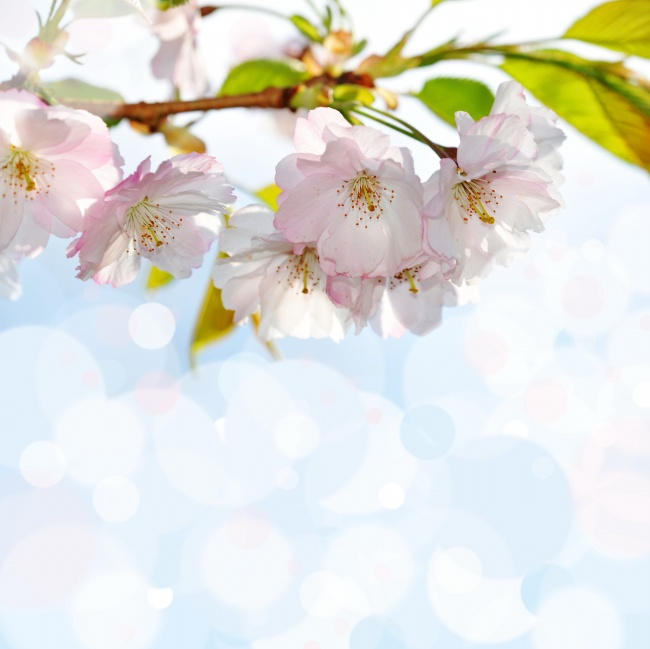
//> input picture OpenCV學習/project/pic/3333.jpg, 650 x 649 px
$ ./contours ../pic/3333.jpg   (built with g++ and OpenCV 4)
//> lines starting //> are read from the running program, lines starting //| are printed output that depends on the picture; after the words box and inside, x2 and y2 are one past the last pixel; in counts of white or black regions, pixels touching at a corner belong together
#include <iostream>
#include <opencv2/opencv.hpp>
#include <opencv2/core/core.hpp>
#include <opencv2/highgui/highgui.hpp>
#include <opencv2/imgproc/imgproc.hpp>

using namespace std;
using namespace cv;

Mat img;

int main(int argc, const char * argv[])
{
    img = imread(argv[1], IMREAD_GRAYSCALE);
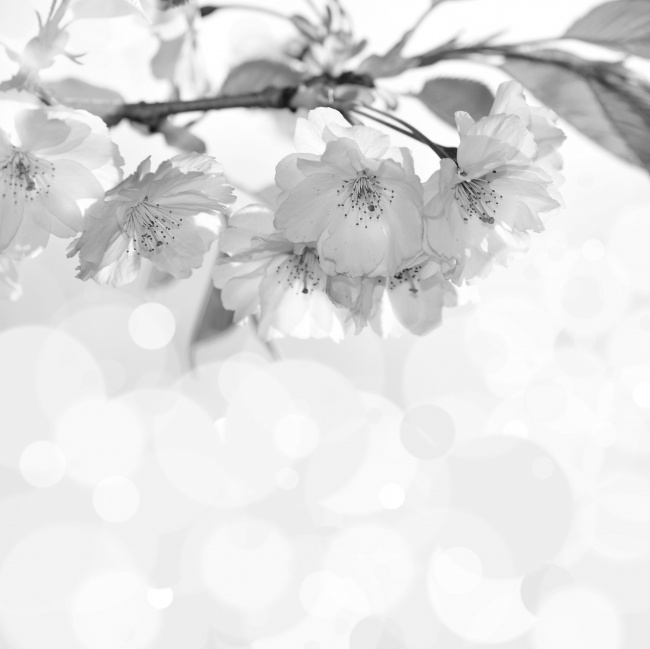
//> img: 649 rows x 650 cols, CV_8UC1; min 21, max 255, mean 223.8
    if(img.empty()){
        cout << "image read failed" << endl;
        return -1;
    }
    Mat edge = Mat::zeros(Size(img.cols, img.rows), CV_8UC1);
    GaussianBlur(img, edge, Size(3, 3), 0.5);
    Canny(edge, edge, 50, 200);
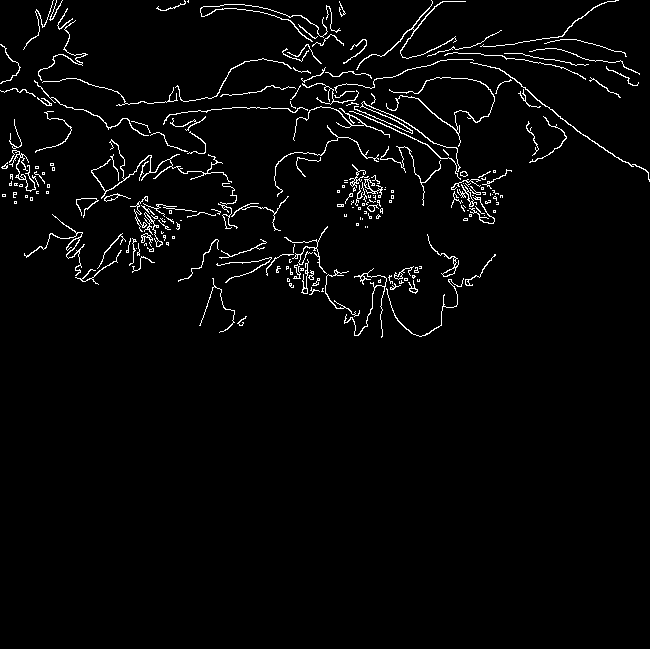
//> edge: 649 rows x 650 cols, CV_8UC1; 2.8% white in thin lines or dots, all inside (x1, y1, x2, y2) = (0, 0, 650, 338)
    imshow("canny", edge);

    vector<vector<Point>> contours;
    vector<Vec4i> hierarchy;
    findContours(edge, contours, hierarchy, RETR_EXTERNAL, CHAIN_APPROX_SIMPLE);
//> contours = 221 contours, 176 with area under 20; largest, box (x1, y1, x2, y2) and area: (91, 139, 232, 199) 123, (349, 101, 461, 180) 114, (356, 0, 466, 70) 104, (470, 62, 650, 182) 98, (427, 234, 459, 277) 96

    Mat canvas = Mat::zeros(Size(img.cols, img.rows), CV_8UC1);
    for(int i = 0; i < contours.size(); i++){
        drawContours(canvas, contours, i, Scalar(255, 255, 255), -1);
        imshow("contours", canvas);
    }
//> this loop made 221 passes
//> pass 1, `imshow("contours", canvas);`:
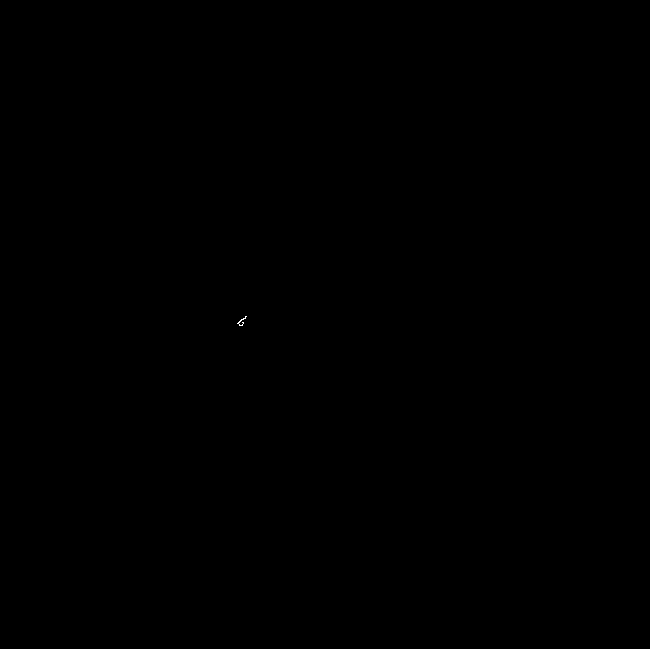
//> window 'contours': 649 rows x 650 cols, CV_8UC1; 0.01% white in thin lines or dots, all inside (x1, y1, x2, y2) = (237, 316, 247, 326)
//> after the loop:
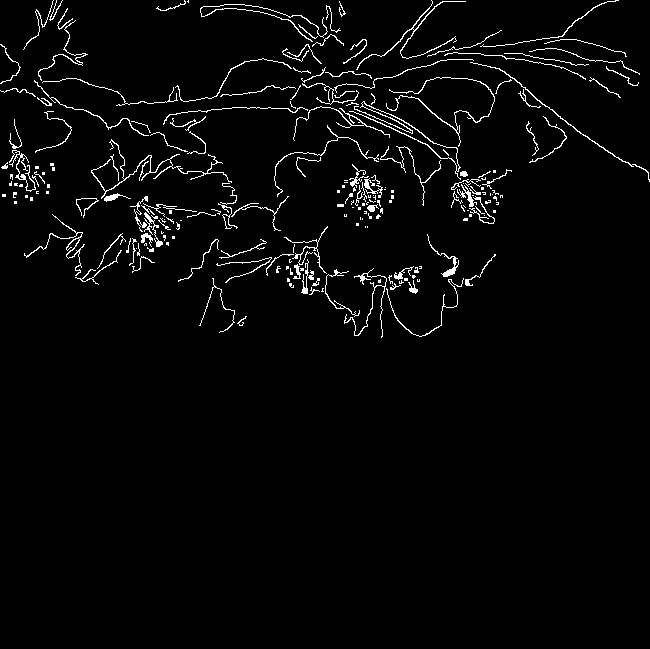
//> canvas: 649 rows x 650 cols, CV_8UC1; 2.9% white in thin lines or dots, all inside (x1, y1, x2, y2) = (0, 0, 650, 338)

    waitKey(0);
    return 0;
}

$ run again, on OpenCV學習/project/pic/1111.png
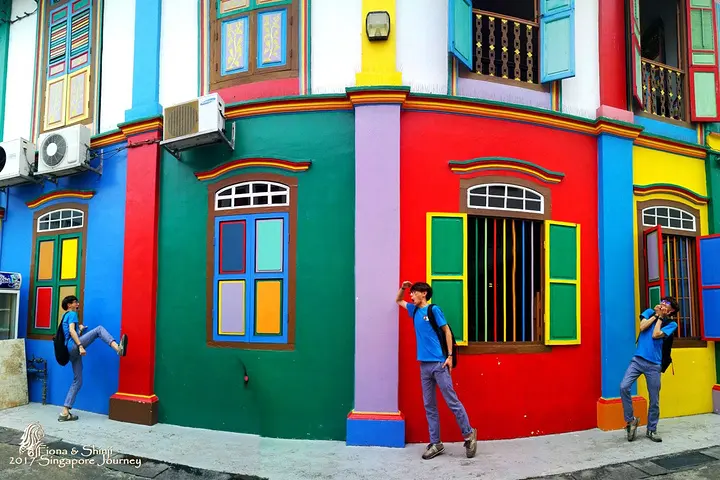
//> input picture OpenCV學習/project/pic/1111.png, 720 x 480 px
//> `Canny(edge, edge, 50, 200);`:
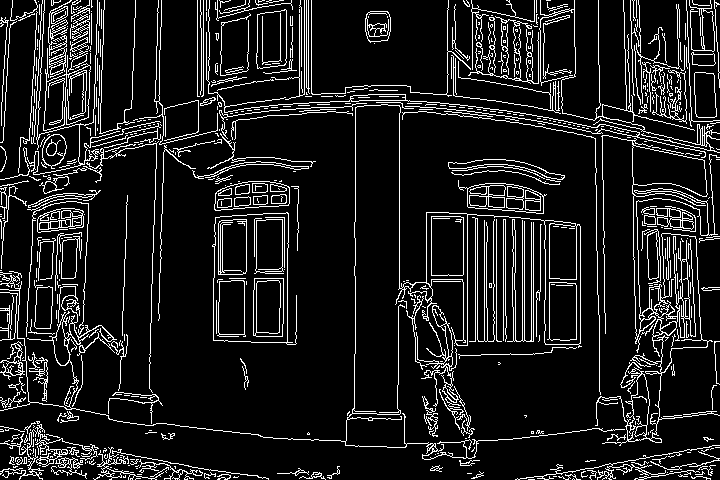
//> edge: 480 rows x 720 cols, CV_8UC1; 11.4% white in thin lines or dots
//> contours = 534 contours, 477 with area under 20; largest, box (x1, y1, x2, y2) and area: (212, 212, 297, 345) 9351, (595, 135, 720, 446) 8800, (0, 104, 625, 460) 8350, (43, 48, 91, 131) 2176, (458, 180, 547, 214) 1824
//> after the loop `for(int i = 0; i < contours.size(); i++)`:
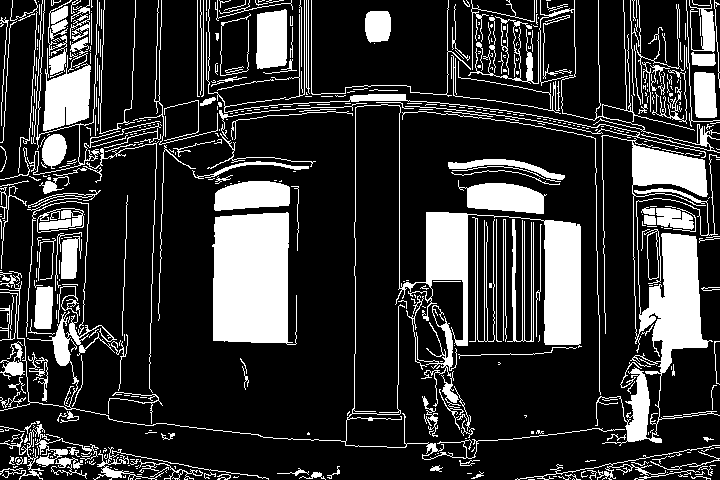
//> canvas: 480 rows x 720 cols, CV_8UC1; 21.3% white; 534 white regions (322 under 20 px), largest, box (x1, y1, x2, y2) and area: (0, 104, 625, 460) 11274, (595, 135, 720, 446) 10662, (212, 212, 297, 345) 9615
